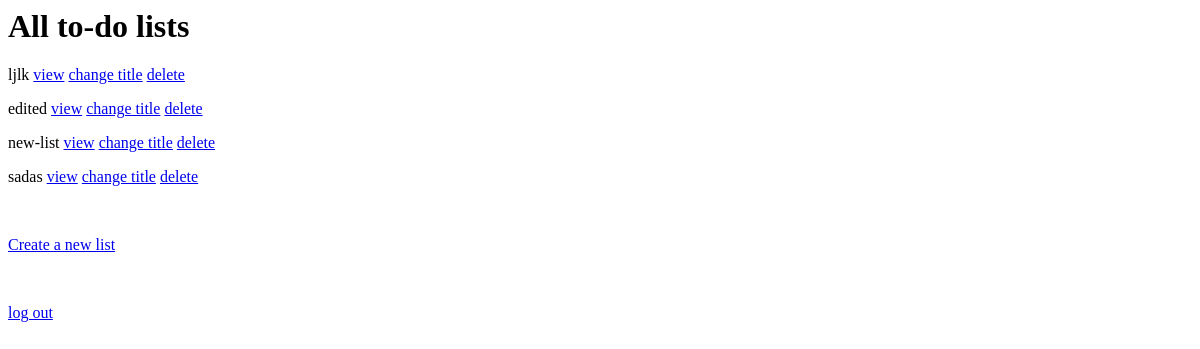
The app's page /v3/to-do-list/showall/ (signed in), older data.
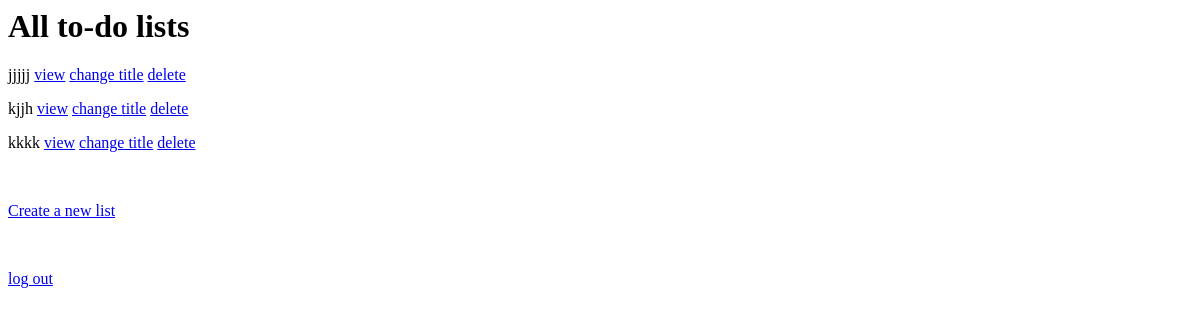
The same page, newer data.
### ToDoListApp/models/to_do_list2.py (models this page shows, shortened)
class ToDoList2(models.Model):
    title = models.CharField(max_length=100, default="new-list", null=False,
                             verbose_name='عنوان', validators=[validate_title])
    owner = models.ForeignKey(User, on_delete=models.CASCADE,
                              related_name="to_do_lists", null=True, verbose_name='صاحب')

### ToDoListApp/version3/views/show_lists_view3.py (the view)
# urls.py: path("to-do-list/showall/", ShowLists3.as_view()),
class ShowLists3(LoginRequiredMixin, TemplateView):
    template_name = "v3_show_all_lists_template.html"
    def get_context_data(self, **kwargs):
        context = super().get_context_data(**kwargs)
        user = self.request.user
        context["to_do_lists"] = user.to_do_lists.all()
        return context

### ToDoListApp/templates/v3_show_all_lists_template.html (shortened to what this page needs)
{% load static %}
    <h1>All to-do lists</h1>
    <form method="post">
        {% for to_do_list in to_do_lists %}
            <p>{{ to_do_list.title }}
                <a href="http://localhost:8000/v3/to-do-list/get/{{ to_do_list.list_id }}/">view</a>
                <a href="http://localhost:8000/v3/to-do-list/edit/{{ to_do_list.list_id }}/">change
                    title</a>
                <a href="http://localhost:8000/v3/to-do-list/delete/{{ to_do_list.list_id }}/">delete</a>
            </p>
        {% endfor %}
        <br>
        <p>
            <a href="http://localhost:8000/v3/to-do-list/create/">Create a new list</a>
        </p>
        <br>
        <p>
            <a href="http://localhost:8000/admin/logout/">log out</a>
        </p>
    </form>

Row changes from the older to the newer data that the page shows:
removed ToDoList2: title "ljlk"
removed ToDoList2: title "edited"
removed ToDoList2: title "new-list"
removed ToDoList2: title "sadas"
added ToDoList2: title "jjjjj"
added ToDoList2: title "kjjh"
added ToDoList2: title "kkkk"
